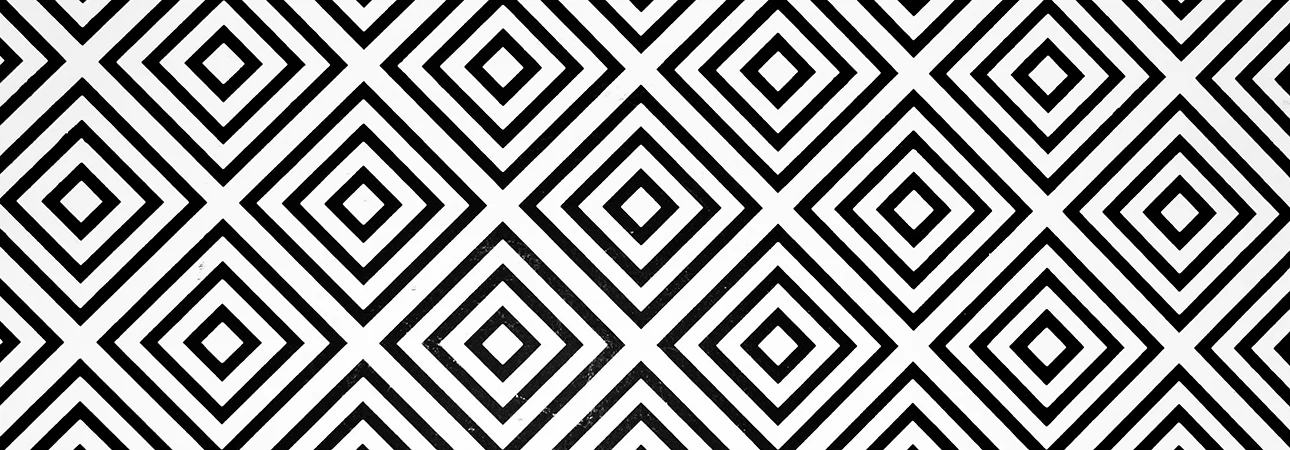
#> input picture simple-pattern.png, 1290 x 450 px
$ python gradient-matrix.py   (older library calls are emulated)
#> lines starting #> are read from the running program, lines starting #| are printed output that depends on the picture
import numpy as np
import cv2

image_path = 'simple-pattern.png'
image = cv2.imread(image_path, cv2.IMREAD_GRAYSCALE)
#> image is the input picture: shape (450, 1290); min 0, max 255, mean 150.8

sobel_x = np.array([[-1, 0, 1],
                    [-2, 0, 2],
                    [-1, 0, 1]])

sobel_y = np.array([[1, 2, 1],
                    [0, 0, 0],
                    [-1, -2, -1]])

gradient_x = cv2.filter2D(image, cv2.CV_64F, sobel_x)
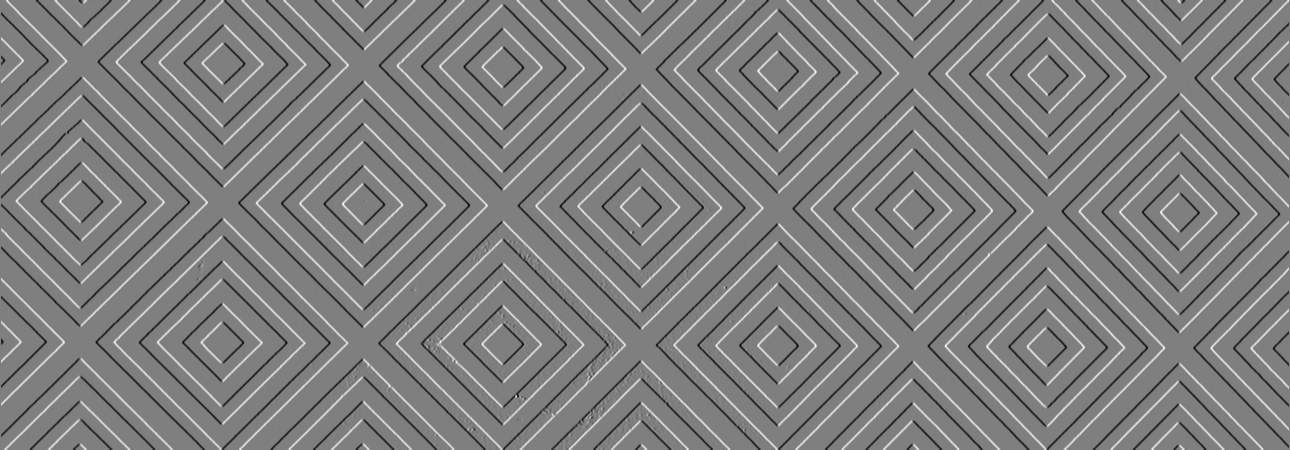
#> gradient_x: shape (450, 1290) float64; min -1014, max 1019, mean 0; drawn with min black and max white
gradient_y = cv2.filter2D(image, cv2.CV_64F, sobel_y)
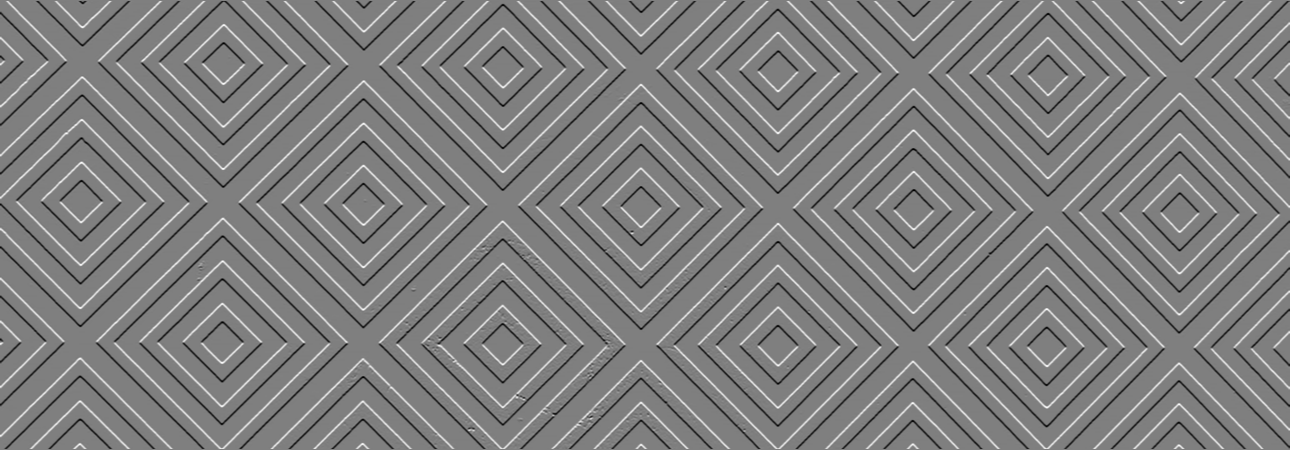
#> gradient_y: shape (450, 1290) float64; min -1006, max 1012, mean -0.2; drawn with min black and max white

gradient_magnitude = np.sqrt(gradient_x**2 + gradient_y**2)
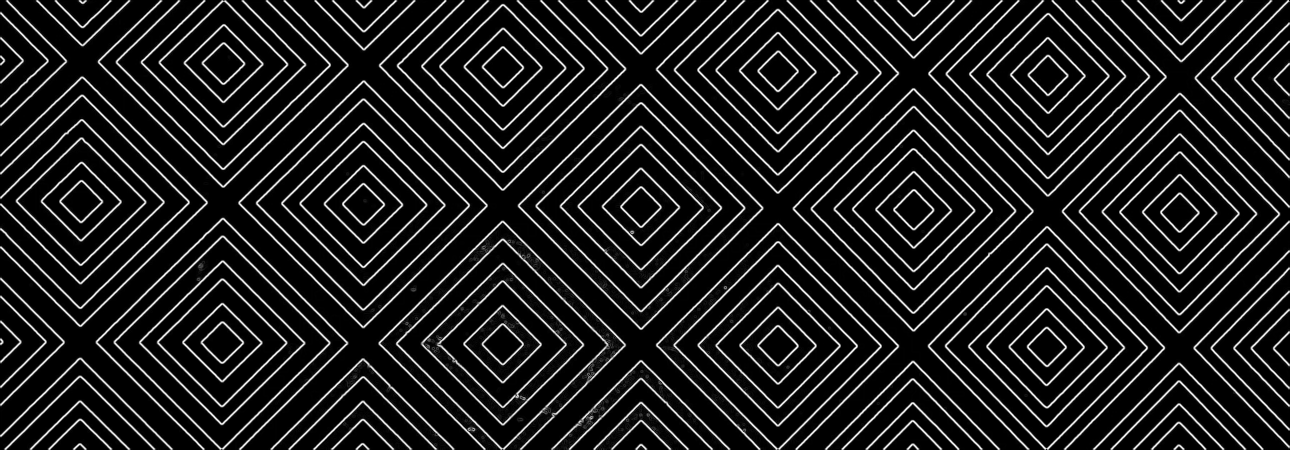
#> gradient_magnitude: shape (450, 1290) float64; min 0, max 1100.7, mean 130.8; drawn with min black and max white

gradient_magnitude = np.uint8(gradient_magnitude)
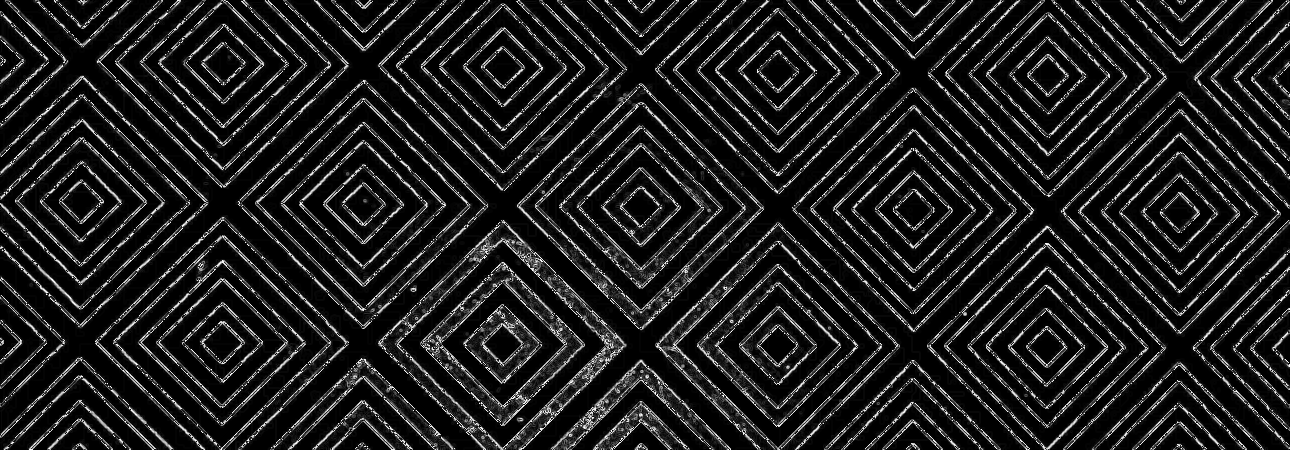
#> gradient_magnitude: shape (450, 1290); min 0, max 255, mean 30.9

np.savetxt('gradient_matrix.txt', gradient_magnitude, fmt='%d')

print("Gradient matrix saved to 'gradient_matrix.txt'")
